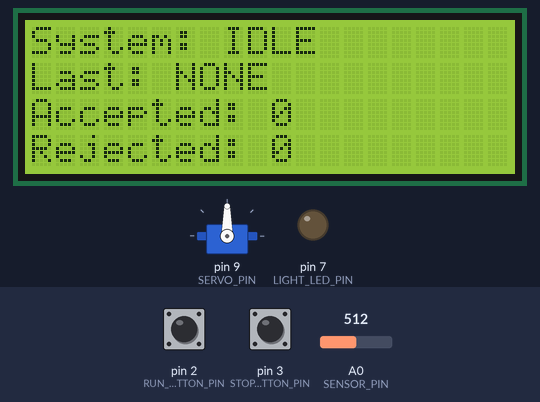
The sketch below on a simulated Arduino Uno, built with avr-gcc and run on an emulated ATmega328P. Shown: servo, 20×4 character LCD, output pins drawn as LEDs (lit = HIGH). The test bench sets the inputs (shaded band); at power-on: pin 2 (RUN_BUTTON_PIN) HIGH, pin 3 (STOP_BUTTON_PIN) HIGH, A0 (SENSOR_PIN) = 512. What the sketch prints to the serial monitor is not drawn.

Above: at 1.3 s.
1.4 s: pin 2 (RUN_BUTTON_PIN) pulled LOW for 0.15 s
At 2.9 s:
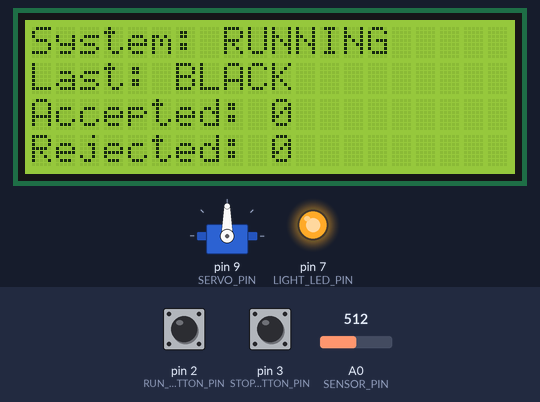
3.2 s: pin 3 (STOP_BUTTON_PIN) pulled LOW for 0.15 s
At 4.4 s:
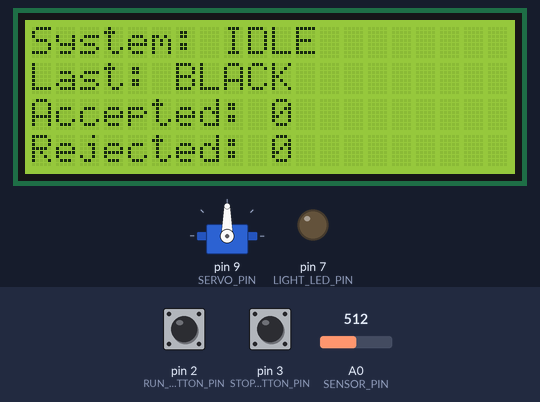
4.8 s: pin 2 (RUN_BUTTON_PIN) pulled LOW for 1 s
At 5.0 s:
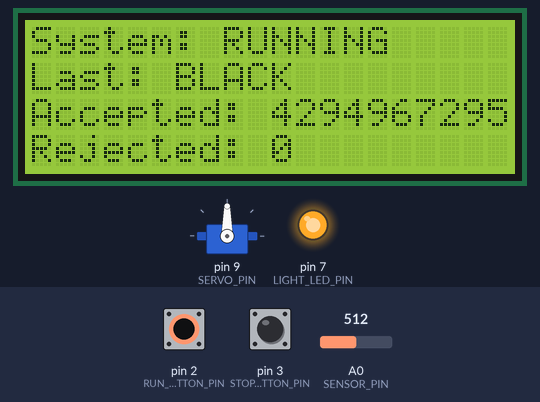
7.3 s: pin 3 (STOP_BUTTON_PIN) pulled LOW for 1 s
At 8.8 s:
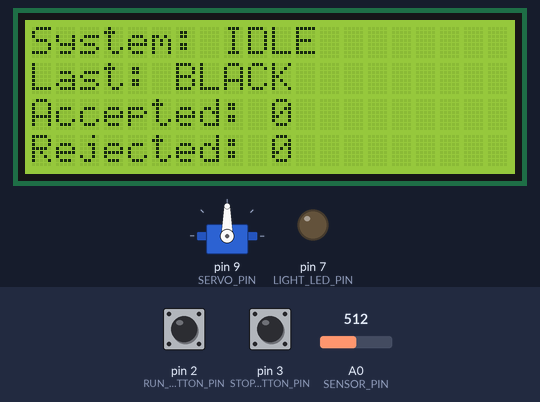
9.8 s: A0 (SENSOR_PIN) set to 108
12.8 s: A0 (SENSOR_PIN) set to 91
Timing chart, 0 to 15.3 s (numbered marks = the images above; inputs shaded):
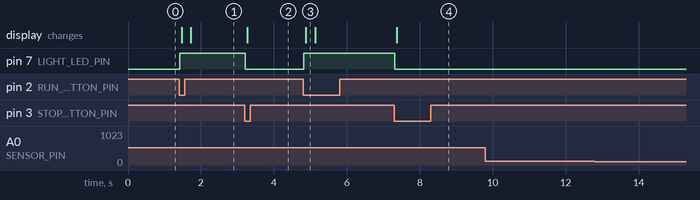

The sketch:

mini-sorter.ino
```cpp
#include <Wire.h>
#include <LiquidCrystal_I2C.h>
#include <Servo.h>

// --------------------------------------------------
// MINI AUTOMATED SORTING SYSTEM
// State machine
// --------------------------------------------------

// ---------------- PIN ASSIGNMENTS ----------------
const int RUN_BUTTON_PIN = 2;       // Run / Start button
const int STOP_BUTTON_PIN = 3;      // Stop / Idle button
const int SENSOR_PIN = A0;          // LDR analog output
const int SERVO_PIN = 9;            // Servo control signal
const int LIGHT_LED_PIN = 7;        // White illumination LED

const int STATUS_RUNNING_PIN = 13;
const int STATUS_IDLE_PIN = 11;

// ---------------- LCD SETUP ----------------

LiquidCrystal_I2C lcd(0x27, 20, 4);

// ---------------- SERVO SETUP ----------------
Servo diverterServo;

// Servo positions - adjust after physical testing
const int SERVO_HOME_ANGLE   = 90;    // Default path to Bin 1 (accepted)
const int SERVO_REJECT_ANGLE = 180;   // Divert white chip to Bin 2 (rejected)

// ---------------- SENSOR THRESHOLDS ----------------
// reading < EMPTY_THRESHOLD  -> no chip / empty tunnel
// reading >= EMPTY_THRESHOLD and reading < WHITE_THRESHOLD -> black chip
// reading >= WHITE_THRESHOLD -> white chip

const int BLACK_MAX = 895;   // adjust from calibration
const int WHITE_MIN = 908;   // adjust from calibration


// ---------------- TIMING VALUES ----------------
// These will need tuning during testing.
const unsigned long SERVO_REJECT_HOLD_MS = 700;   // How long servo stays in reject position
const unsigned long SENSOR_SETTLE_MS     = 10;    // Small delay after chip enters sensing zone
const unsigned long LCD_UPDATE_MS        = 200;   // display refresh

// ---------------- COUNTERS ----------------
unsigned long acceptedCount = 0;
unsigned long rejectedCount = 0;

// ---------------- SENSOR VARIABLES ----------------
int sensorValue = 0;
String lastPart = "NONE";

// ---------------- STATE MACHINE ----------------
enum SystemState
{
  IDLE,
  WAIT_FOR_PART,
  READ_PART,
  DIVERT_REJECT,
  COUNT_ACCEPT,
  COUNT_REJECT,
  RETURN_HOME,
  WAIT_PART_CLEAR
};

SystemState currentState = IDLE;

// Used for non-blocking timing
unsigned long stateStartTime = 0;

// ---------------- FUNCTION PROTOTYPES ----------------
void updateLCD();
void goToState(SystemState newState);
bool runButtonPressed();
bool stopButtonPressed();
bool partPresent(int reading);
bool isWhitePart(int reading);
bool tunnelClear(int reading);
void printDebugInfo();

// --------------------------------------------------
// SETUP
// --------------------------------------------------
void setup()
{
  Serial.begin(9600);

  // Configure button pins using internal pull-ups
  // Pressed = LOW, released = HIGH
  pinMode(RUN_BUTTON_PIN, INPUT_PULLUP);
  pinMode(STOP_BUTTON_PIN, INPUT_PULLUP);

  // Illumination LED
  pinMode(LIGHT_LED_PIN, OUTPUT);
  digitalWrite(LIGHT_LED_PIN, LOW);

  // Attach servo and move to home position
  diverterServo.attach(SERVO_PIN);
  diverterServo.write(SERVO_HOME_ANGLE);

  // Initialize LCD
  lcd.init();
  lcd.backlight();

  // Startup state
  currentState = IDLE;
  updateLCD();

  Serial.println("System initialized.");
  Serial.println("State: IDLE");
}

// --------------------------------------------------
// LOOP
// --------------------------------------------------
void loop()
{
  // Stop button
  if (stopButtonPressed())
  {
    // Return system to IDLE
    digitalWrite(LIGHT_LED_PIN, LOW);
    digitalWrite(STATUS_RUNNING_PIN, LOW);
    diverterServo.write(SERVO_HOME_ANGLE);
    goToState(IDLE);
  }

  // Read sensor continuously for debugging / state logic
  sensorValue = analogRead(SENSOR_PIN);

  // Uncomment for live debugging during calibration
  printDebugInfo();

  switch (currentState)
  {
    case IDLE:
      // -----------------------------------------
      // STEP 1: System powers up -> LCD displays IDLE
      // STEP 2: Wait for operator to press RUN
      // -----------------------------------------
      digitalWrite(LIGHT_LED_PIN, LOW);
      diverterServo.write(SERVO_HOME_ANGLE);
      acceptedCount = -1;
      rejectedCount = 0;
      digitalWrite(STATUS_IDLE_PIN, HIGH);

      if (runButtonPressed())
      {
        digitalWrite(LIGHT_LED_PIN, HIGH);   // Turn on tunnel illumination
        digitalWrite(STATUS_RUNNING_PIN, HIGH);
        digitalWrite(STATUS_IDLE_PIN, LOW);
        goToState(WAIT_FOR_PART);
      }
      break;

    case WAIT_FOR_PART:
      // -----------------------------------------
      // STEP 3: Servo is home/default
      // STEP 4: Illumination LED is ON
      // STEP 5: Wait for chip to enter sensing tunnel
      // -----------------------------------------
      if (partPresent(sensorValue))
      {
        goToState(READ_PART);
      }
      break;

    case READ_PART:
      // -----------------------------------------
      // STEP 6: Chip enters tunnel
      // STEP 7: Arduino reads reflectivity
      // STEP 8/9: Classify part as WHITE or BLACK
      // -----------------------------------------
      if (millis() - stateStartTime >= SENSOR_SETTLE_MS)
      {
        sensorValue = analogRead(SENSOR_PIN);
          if (isWhitePart(sensorValue))
          {
            lastPart = "WHITE";
            goToState(DIVERT_REJECT);
          }
          else if (isBlackPart(sensorValue))
          {
            lastPart = "BLACK";
            goToState(COUNT_ACCEPT);
          }
          else
          {
          // EMPTY — ignore and wait
          // optionally stay in READ_PART or go back to WAIT_FOR_PART
          }

      }
      break;

    case DIVERT_REJECT:
      // -----------------------------------------
      // STEP 9: White chip detected
      // STEP 10: Move servo to reject position
      // -----------------------------------------
      diverterServo.write(SERVO_REJECT_ANGLE);
      goToState(COUNT_REJECT);
      break;

    case COUNT_ACCEPT:
      // -----------------------------------------
      // STEP 10: Black chip goes to Bin 1
      // Increment accepted count
      // -----------------------------------------
      acceptedCount++;
      updateLCD();
      goToState(WAIT_PART_CLEAR);
      break;

    case COUNT_REJECT:
      // -----------------------------------------
      // STEP 11: White chip routed to Bin 2
      // Increment rejected count
      // -----------------------------------------
      rejectedCount++;
      updateLCD();
      goToState(RETURN_HOME);
      break;

    case RETURN_HOME:
      // -----------------------------------------
      // STEP 12: Hold reject position briefly
      // STEP 13: Return servo to home
      // -----------------------------------------
      if (millis() - stateStartTime >= SERVO_REJECT_HOLD_MS)
      {
        diverterServo.write(SERVO_HOME_ANGLE);
        goToState(WAIT_PART_CLEAR);
      }
      break;

    case WAIT_PART_CLEAR:
      // -----------------------------------------
      // STEP 14: Wait for chip to leave tunnel
      // Prevent one chip from being counted multiple times
      // STEP 15: Return to waiting for next chip
      // -----------------------------------------
      if (tunnelClear(sensorValue))
      {
        updateLCD();
        goToState(WAIT_FOR_PART);
      }
      break;
  }
}

// --------------------------------------------------
// STATE TRANSITION HELPER
// --------------------------------------------------
void goToState(SystemState newState)
{
  currentState = newState;
  stateStartTime = millis();

  // Debug print for transitions
  Serial.print("Transition to state: ");
  switch (currentState)
  {
    case IDLE:            Serial.println("IDLE"); break;
    case WAIT_FOR_PART:   Serial.println("WAIT_FOR_PART"); break;
    case READ_PART:       Serial.println("READ_PART"); break;
    case DIVERT_REJECT:   Serial.println("DIVERT_REJECT"); break;
    case COUNT_ACCEPT:    Serial.println("COUNT_ACCEPT"); break;
    case COUNT_REJECT:    Serial.println("COUNT_REJECT"); break;
    case RETURN_HOME:     Serial.println("RETURN_HOME"); break;
    case WAIT_PART_CLEAR: Serial.println("WAIT_PART_CLEAR"); break;
  }

  updateLCD();
}

// --------------------------------------------------
// BUTTON FUNCTIONS
// --------------------------------------------------
bool runButtonPressed()
{
  static bool lastState = HIGH;
  bool currentReading = digitalRead(RUN_BUTTON_PIN);

  // Detect falling edge: HIGH -> LOW
  if (lastState == HIGH && currentReading == LOW)
  {
    delay(20); // simple debounce
    lastState = currentReading;
    return true;
  }

  lastState = currentReading;
  return false;
}

bool stopButtonPressed()
{
  static bool lastState = HIGH;
  bool currentReading = digitalRead(STOP_BUTTON_PIN);

  // Detect falling edge: HIGH -> LOW
  if (lastState == HIGH && currentReading == LOW)
  {
    delay(20); // simple debounce
    lastState = currentReading;
    return true;
  }

  lastState = currentReading;
  return false;
}

// --------------------------------------------------
// SENSOR LOGIC FUNCTIONS
// --------------------------------------------------

// --------------------------------------------------
// SENSOR LOGIC FUNCTIONS (UPDATED FOR 3-ZONE MODEL)
// --------------------------------------------------

// Returns true when a BLACK chip is detected (low reflectivity)
bool isBlackPart(int reading)
{
  return reading <= BLACK_MAX;
}

// Returns true when a WHITE chip is detected (high reflectivity)
bool isWhitePart(int reading)
{
  return reading >= WHITE_MIN;
}

// Returns true when NO chip is present (middle range)
bool tunnelClear(int reading)
{
  return reading > BLACK_MAX && reading < WHITE_MIN;
}

// Returns true when ANY chip is present
bool partPresent(int reading)
{
  return isBlackPart(reading) || isWhitePart(reading);
}

// --------------------------------------------------
// LCD UPDATE
// --------------------------------------------------
void updateLCD()
{
  lcd.clear();

  // Line 1: System status
  lcd.setCursor(0, 0);
  lcd.print("System: ");
  if (currentState == IDLE)
  {
    lcd.print("IDLE");
  }
  else
  {
    lcd.print("RUNNING");
  }

  // Line 2: Last detected part
  lcd.setCursor(0, 1);
  lcd.print("Last: ");
  lcd.print(lastPart);

  // Line 3: Accepted count
  lcd.setCursor(0, 2);
  lcd.print("Accepted: ");
  lcd.print(acceptedCount);

  // Line 4: Rejected count
  lcd.setCursor(0, 3);
  lcd.print("Rejected: ");
  lcd.print(rejectedCount);
}

// --------------------------------------------------
// SERIAL DEBUG OUTPUT
// --------------------------------------------------
void printDebugInfo()
{
  static unsigned long lastPrintTime = 0;

  if (millis() - lastPrintTime >= 200)
  {
    lastPrintTime = millis();

    Serial.print("Sensor: ");
    Serial.print(sensorValue);
    Serial.print(" | State: ");
    Serial.print(currentState);
    Serial.print(" | Accepted: ");
    Serial.print(acceptedCount);
    Serial.print(" | Rejected: ");
    Serial.println(rejectedCount);
  }
}
```

Measured:
- after the input at 1.4 s, pin 7 (LIGHT_LED_PIN): LOW → HIGH at once; the display: first changes after 0.08 s (image 1 shows a later state)
- after the input at 3.2 s, pin 7 (LIGHT_LED_PIN): HIGH → LOW at once; the display: changes after 0.07 s (image 2)
- after the input at 4.8 s, pin 7 (LIGHT_LED_PIN): LOW → HIGH at once; the display: changes after 0.08 s (image 3)
- after the input at 7.3 s, pin 7 (LIGHT_LED_PIN): HIGH → LOW at once; the display: changes after 0.07 s (image 4)
- after the input at 9.8 s, every drawn part: stays the same
- after the input at 12.8 s, every drawn part: stays the same
